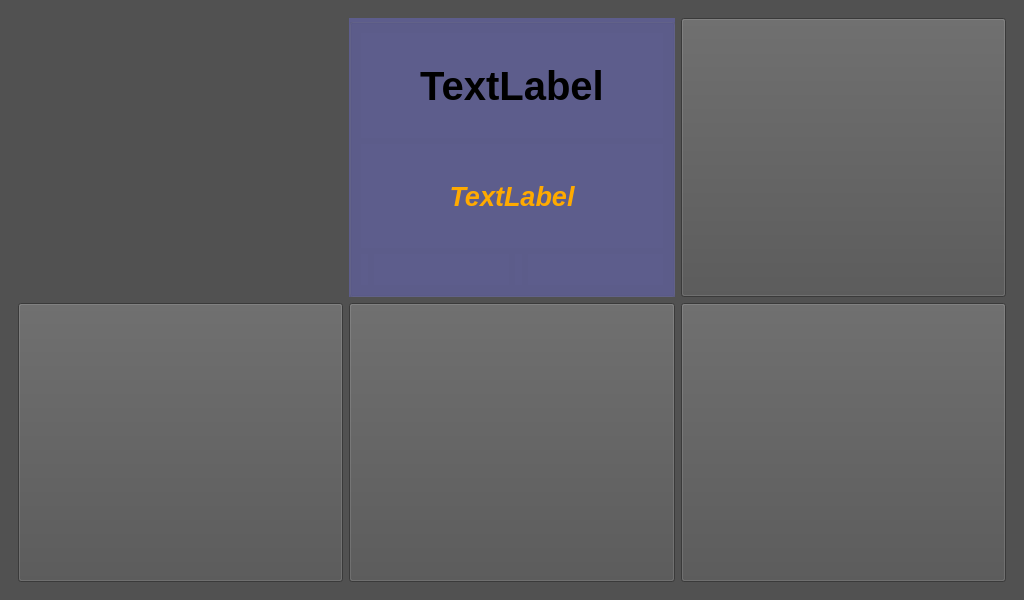
<?xml version="1.0" encoding="UTF-8"?>
<ui version="4.0">
 <class>MainWindow</class>
 <widget class="QMainWindow" name="MainWindow">
  <property name="geometry">
   <rect>
    <x>0</x>
    <y>0</y>
    <width>1024</width>
    <height>600</height>
   </rect>
  </property>
  <property name="minimumSize">
   <size>
    <width>1024</width>
    <height>600</height>
   </size>
  </property>
  <property name="maximumSize">
   <size>
    <width>1024</width>
    <height>600</height>
   </size>
  </property>
  <property name="windowTitle">
   <string>MainWindow</string>
  </property>
  <property name="styleSheet">
   <string notr="true">background-color: rgb(81, 81, 81);</string>
  </property>
  <widget class="QWidget" name="centralwidget">
   <layout class="QHBoxLayout" name="horizontalLayout_3">
    <item>
     <widget class="QStackedWidget" name="stackedWidget">
      <property name="sizePolicy">
       <sizepolicy hsizetype="Expanding" vsizetype="Expanding">
        <horstretch>0</horstretch>
        <verstretch>0</verstretch>
       </sizepolicy>
      </property>
      <property name="currentIndex">
       <number>0</number>
      </property>
      <widget class="QWidget" name="page">
       <layout class="QGridLayout" name="gridLayout">
        <item row="1" column="1">
         <widget class="QPushButton" name="pBtn_Weather">
          <property name="sizePolicy">
           <sizepolicy hsizetype="Expanding" vsizetype="Expanding">
            <horstretch>0</horstretch>
            <verstretch>0</verstretch>
           </sizepolicy>
          </property>
          <property name="styleSheet">
           <string notr="true">border-image: url(:/img/weather.jpg);</string>
          </property>
          <property name="text">
           <string/>
          </property>
         </widget>
        </item>
        <item row="0" column="3">
         <widget class="QPushButton" name="pBtn_Music">
          <property name="sizePolicy">
           <sizepolicy hsizetype="Expanding" vsizetype="Expanding">
            <horstretch>0</horstretch>
            <verstretch>0</verstretch>
           </sizepolicy>
          </property>
          <property name="styleSheet">
           <string notr="true">border-image: url(:/img/music.png);</string>
          </property>
          <property name="text">
           <string/>
          </property>
         </widget>
        </item>
        <item row="1" column="3">
         <widget class="QPushButton" name="pBtn_Map">
          <property name="sizePolicy">
           <sizepolicy hsizetype="Expanding" vsizetype="Expanding">
            <horstretch>0</horstretch>
            <verstretch>0</verstretch>
           </sizepolicy>
          </property>
          <property name="styleSheet">
           <string notr="true">border-image: url(:/img/map.jpg);</string>
          </property>
          <property name="text">
           <string/>
          </property>
         </widget>
        </item>
        <item row="1" column="2">
         <widget class="QPushButton" name="pBtn_Monitor">
          <property name="sizePolicy">
           <sizepolicy hsizetype="Expanding" vsizetype="Expanding">
            <horstretch>0</horstretch>
            <verstretch>0</verstretch>
           </sizepolicy>
          </property>
          <property name="styleSheet">
           <string notr="true">border-image: url(:/img/monitor.png);</string>
          </property>
          <property name="text">
           <string/>
          </property>
         </widget>
        </item>
        <item row="0" column="2">
         <widget class="QGroupBox" name="groupBox">
          <property name="sizePolicy">
           <sizepolicy hsizetype="Expanding" vsizetype="Expanding">
            <horstretch>0</horstretch>
            <verstretch>0</verstretch>
           </sizepolicy>
          </property>
          <property name="maximumSize">
           <size>
            <width>350</width>
            <height>16777215</height>
           </size>
          </property>
          <property name="styleSheet">
           <string notr="true">background-color: rgb(93, 93, 140);
border-color: rgb(255, 0, 0);</string>
          </property>
          <property name="title">
           <string/>
          </property>
          <layout class="QVBoxLayout" name="verticalLayout">
           <item>
            <widget class="QLabel" name="label_Time">
             <property name="sizePolicy">
              <sizepolicy hsizetype="Preferred" vsizetype="Expanding">
               <horstretch>0</horstretch>
               <verstretch>0</verstretch>
              </sizepolicy>
             </property>
             <property name="font">
              <font>
               <pointsize>30</pointsize>
               <weight>75</weight>
               <italic>false</italic>
               <bold>true</bold>
              </font>
             </property>
             <property name="text">
              <string>TextLabel</string>
             </property>
             <property name="alignment">
              <set>Qt::AlignCenter</set>
             </property>
            </widget>
           </item>
           <item>
            <widget class="QLabel" name="label_Date">
             <property name="sizePolicy">
              <sizepolicy hsizetype="Preferred" vsizetype="Expanding">
               <horstretch>0</horstretch>
               <verstretch>0</verstretch>
              </sizepolicy>
             </property>
             <property name="font">
              <font>
               <pointsize>20</pointsize>
               <weight>75</weight>
               <italic>true</italic>
               <bold>true</bold>
              </font>
             </property>
             <property name="styleSheet">
              <string notr="true">color: rgb(255, 170, 0);</string>
             </property>
             <property name="text">
              <string>TextLabel</string>
             </property>
             <property name="alignment">
              <set>Qt::AlignCenter</set>
             </property>
            </widget>
           </item>
           <item>
            <layout class="QHBoxLayout" name="horizontalLayout">
             <item>
              <widget class="QLabel" name="label_4">
               <property name="sizePolicy">
                <sizepolicy hsizetype="Minimum" vsizetype="Minimum">
                 <horstretch>0</horstretch>
                 <verstretch>0</verstretch>
                </sizepolicy>
               </property>
               <property name="maximumSize">
                <size>
                 <width>50</width>
                 <height>50</height>
                </size>
               </property>
               <property name="text">
                <string/>
               </property>
               <property name="pixmap">
                <pixmap resource="img.qrc">:/img/temperature.png</pixmap>
               </property>
               <property name="scaledContents">
                <bool>true</bool>
               </property>
               <property name="alignment">
                <set>Qt::AlignCenter</set>
               </property>
              </widget>
             </item>
             <item>
              <widget class="QLabel" name="label_temp">
               <property name="sizePolicy">
                <sizepolicy hsizetype="Expanding" vsizetype="Preferred">
                 <horstretch>0</horstretch>
                 <verstretch>0</verstretch>
                </sizepolicy>
               </property>
               <property name="font">
                <font>
                 <pointsize>20</pointsize>
                 <weight>75</weight>
                 <bold>true</bold>
                </font>
               </property>
               <property name="styleSheet">
                <string notr="true">color: rgb(255, 0, 0);</string>
               </property>
               <property name="text">
                <string/>
               </property>
               <property name="alignment">
                <set>Qt::AlignCenter</set>
               </property>
              </widget>
             </item>
             <item>
              <widget class="QLabel" name="label_2">
               <property name="sizePolicy">
                <sizepolicy hsizetype="Minimum" vsizetype="Minimum">
                 <horstretch>0</horstretch>
                 <verstretch>0</verstretch>
                </sizepolicy>
               </property>
               <property name="maximumSize">
                <size>
                 <width>50</width>
                 <height>50</height>
                </size>
               </property>
               <property name="text">
                <string/>
               </property>
               <property name="pixmap">
                <pixmap resource="img.qrc">:/img/humidity.png</pixmap>
               </property>
               <property name="scaledContents">
                <bool>true</bool>
               </property>
               <property name="alignment">
                <set>Qt::AlignCenter</set>
               </property>
              </widget>
             </item>
             <item>
              <widget class="QLabel" name="label_humi">
               <property name="sizePolicy">
                <sizepolicy hsizetype="Expanding" vsizetype="Preferred">
                 <horstretch>0</horstretch>
                 <verstretch>0</verstretch>
                </sizepolicy>
               </property>
               <property name="font">
                <font>
                 <pointsize>20</pointsize>
                 <weight>75</weight>
                 <bold>true</bold>
                </font>
               </property>
               <property name="styleSheet">
                <string notr="true">color: rgb(85, 255, 127);</string>
               </property>
               <property name="text">
                <string/>
               </property>
               <property name="alignment">
                <set>Qt::AlignCenter</set>
               </property>
              </widget>
             </item>
            </layout>
           </item>
          </layout>
         </widget>
        </item>
        <item row="0" column="1">
         <widget class="QWidget" name="clock_Widget" native="true">
          <property name="sizePolicy">
           <sizepolicy hsizetype="Expanding" vsizetype="Expanding">
            <horstretch>0</horstretch>
            <verstretch>0</verstretch>
           </sizepolicy>
          </property>
         </widget>
        </item>
       </layout>
      </widget>
      <widget class="QWidget" name="page_2">
       <layout class="QGridLayout" name="gridLayout_2">
        <item row="2" column="2">
         <widget class="QPushButton" name="pushButton_5">
          <property name="sizePolicy">
           <sizepolicy hsizetype="Expanding" vsizetype="Expanding">
            <horstretch>0</horstretch>
            <verstretch>0</verstretch>
           </sizepolicy>
          </property>
          <property name="styleSheet">
           <string notr="true">background-color: rgb(255, 85, 255);</string>
          </property>
          <property name="text">
           <string/>
          </property>
         </widget>
        </item>
        <item row="0" column="2">
         <widget class="QPushButton" name="pushButton_2">
          <property name="sizePolicy">
           <sizepolicy hsizetype="Expanding" vsizetype="Expanding">
            <horstretch>0</horstretch>
            <verstretch>0</verstretch>
           </sizepolicy>
          </property>
          <property name="styleSheet">
           <string notr="true">background-color: rgb(85, 255, 127);</string>
          </property>
          <property name="text">
           <string/>
          </property>
         </widget>
        </item>
        <item row="0" column="1">
         <spacer name="horizontalSpacer">
          <property name="orientation">
           <enum>Qt::Horizontal</enum>
          </property>
          <property name="sizeType">
           <enum>QSizePolicy::Minimum</enum>
          </property>
          <property name="sizeHint" stdset="0">
           <size>
            <width>40</width>
            <height>20</height>
           </size>
          </property>
         </spacer>
        </item>
        <item row="0" column="4">
         <widget class="QPushButton" name="pushButton_3">
          <property name="sizePolicy">
           <sizepolicy hsizetype="Expanding" vsizetype="Expanding">
            <horstretch>0</horstretch>
            <verstretch>0</verstretch>
           </sizepolicy>
          </property>
          <property name="styleSheet">
           <string notr="true">background-color: rgb(255, 170, 0);</string>
          </property>
          <property name="text">
           <string/>
          </property>
         </widget>
        </item>
        <item row="2" column="0">
         <widget class="QPushButton" name="pushButton_4">
          <property name="sizePolicy">
           <sizepolicy hsizetype="Expanding" vsizetype="Expanding">
            <horstretch>0</horstretch>
            <verstretch>0</verstretch>
           </sizepolicy>
          </property>
          <property name="styleSheet">
           <string notr="true">background-color: rgb(170, 255, 255);</string>
          </property>
          <property name="text">
           <string/>
          </property>
         </widget>
        </item>
        <item row="2" column="4">
         <widget class="QPushButton" name="pushButton_6">
          <property name="sizePolicy">
           <sizepolicy hsizetype="Expanding" vsizetype="Expanding">
            <horstretch>0</horstretch>
            <verstretch>0</verstretch>
           </sizepolicy>
          </property>
          <property name="styleSheet">
           <string notr="true">background-color: rgb(85, 170, 255);</string>
          </property>
          <property name="text">
           <string/>
          </property>
         </widget>
        </item>
        <item row="0" column="0">
         <widget class="QPushButton" name="pBtn_Setting">
          <property name="sizePolicy">
           <sizepolicy hsizetype="Expanding" vsizetype="Expanding">
            <horstretch>0</horstretch>
            <verstretch>0</verstretch>
           </sizepolicy>
          </property>
          <property name="styleSheet">
           <string notr="true">border-image: url(:/img/settting.png);</string>
          </property>
          <property name="text">
           <string/>
          </property>
         </widget>
        </item>
        <item row="0" column="3">
         <spacer name="horizontalSpacer_2">
          <property name="orientation">
           <enum>Qt::Horizontal</enum>
          </property>
          <property name="sizeType">
           <enum>QSizePolicy::Minimum</enum>
          </property>
          <property name="sizeHint" stdset="0">
           <size>
            <width>40</width>
            <height>20</height>
           </size>
          </property>
         </spacer>
        </item>
        <item row="1" column="0">
         <spacer name="verticalSpacer">
          <property name="orientation">
           <enum>Qt::Vertical</enum>
          </property>
          <property name="sizeType">
           <enum>QSizePolicy::Minimum</enum>
          </property>
          <property name="sizeHint" stdset="0">
           <size>
            <width>20</width>
            <height>40</height>
           </size>
          </property>
         </spacer>
        </item>
        <item row="1" column="2">
         <spacer name="verticalSpacer_2">
          <property name="orientation">
           <enum>Qt::Vertical</enum>
          </property>
          <property name="sizeType">
           <enum>QSizePolicy::Minimum</enum>
          </property>
          <property name="sizeHint" stdset="0">
           <size>
            <width>20</width>
            <height>40</height>
           </size>
          </property>
         </spacer>
        </item>
       </layout>
      </widget>
     </widget>
    </item>
   </layout>
  </widget>
 </widget>
 <resources>
  <include location="img.qrc"/>
 </resources>
 <connections/>
</ui>
